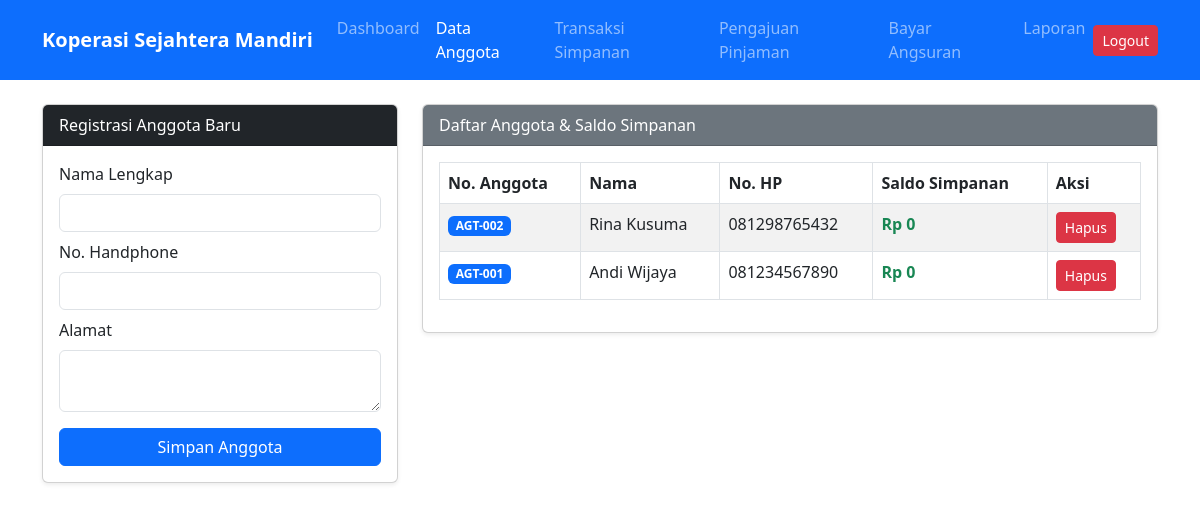
Screenshot of /anggota.php (signed in) with the database file from the repository.
### tables this page shows
CREATE TABLE anggota (
    id_anggota INT AUTO_INCREMENT PRIMARY KEY,
    no_anggota VARCHAR(20) NOT NULL UNIQUE,  
    nama_anggota VARCHAR(100) NOT NULL,
    alamat TEXT,
    no_hp VARCHAR(15),
    tgl_daftar DATE NOT NULL,
    total_saldo_simpanan DECIMAL(15, 2) DEFAULT 0.00,  
    INDEX idx_no_anggota (no_anggota)  
);

### config/koneksi.php (called while the page is built, shortened)
<?php
function format_rupiah($angka) {
    return "Rp " . number_format($angka, 0, ',', '.');
}
?>

### anggota.php (the view, shortened to what this page needs)
<?php
require_once 'config/koneksi.php';
$anggota_list = $pdo->query("SELECT * FROM anggota ORDER BY id_anggota DESC")->fetchAll();
?>
<!DOCTYPE html>
<html lang="id">
<head>
    <link href="https://cdn.jsdelivr.net/npm/bootstrap@5.3.0/dist/css/bootstrap.min.css" rel="stylesheet">
</head>
<body>
<nav class="navbar navbar-expand-lg navbar-dark bg-primary mb-4">
    <div class="container">
        <a class="navbar-brand fw-bold" href="index.php">Koperasi Sejahtera Mandiri</a>
        <div class="navbar-nav me-auto">
            <a class="nav-link" href="index.php">Dashboard</a>
            <a class="nav-link active" href="anggota.php">Data Anggota</a>
            <a class="nav-link" href="simpanan.php">Transaksi Simpanan</a>
            <a class="nav-link" href="pinjaman.php">Pengajuan Pinjaman</a>
            <a class="nav-link" href="angsuran.php">Bayar Angsuran</a>
            <a class="nav-link" href="laporan.php">Laporan</a>
        </div>
        <a href="logout.php" class="btn btn-sm btn-danger">Logout</a>
    </div>
</nav>
<div class="container">
    <div class="row">
        <div class="col-md-4">
            <div class="card shadow-sm">
                <div class="card-header bg-dark text-white">Registrasi Anggota Baru</div>
                <div class="card-body">
                    <form method="POST">
                        <div class="mb-2">
                            <label class="form-label">Nama Lengkap</label>
                            <input type="text" name="nama_anggota" class="form-control" required>
                        </div>
                        <div class="mb-2">
                            <label class="form-label">No. Handphone</label>
                            <input type="text" name="no_hp" class="form-control" required>
                        </div>
                        <div class="mb-3">
                            <label class="form-label">Alamat</label>
                            <textarea name="alamat" class="form-control" rows="2" required></textarea>
                        </div>
                        <button type="submit" name="tambah" class="btn btn-primary w-100">Simpan Anggota</button>
                    </form>
                </div>
            </div>
        </div>
        <div class="col-md-8">
            <div class="card shadow-sm">
                <div class="card-header bg-secondary text-white">Daftar Anggota & Saldo Simpanan</div>
                <div class="card-body table-responsive">
                    <table class="table table-bordered table-striped">
                        <thead>
                            <tr>
                                <th>No. Anggota</th>
                                <th>Nama</th>
                                <th>No. HP</th>
                                <th>Saldo Simpanan</th>
                                <th>Aksi</th>
                            </tr>
                        </thead>
                        <tbody>
                            <?php foreach ($anggota_list as $row): ?>
                            <tr>
                                <td><span class="badge bg-primary"><?= $row['no_anggota'] ?></span></td>
                                <td><?= htmlspecialchars($row['nama_anggota']) ?></td>
                                <td><?= htmlspecialchars($row['no_hp']) ?></td>
                                <td class="fw-bold text-success"><?= format_rupiah($row['total_saldo_simpanan']) ?></td>
                                <td>
                                    <a href="?hapus=<?= $row['id_anggota'] ?>" class="btn btn-sm btn-danger" onclick="return confirm('Hapus anggota ini?')">Hapus</a>
                                </td>
                            </tr>
                            <?php endforeach; ?>
                        </tbody>
                    </table>
                </div>
            </div>
        </div>
    </div>
</div>
</body>
</html>

### rows the page displays
anggota: no_anggota "AGT-002", nama_anggota "Rina Kusuma", no_hp "081298765432", total_saldo_simpanan "Rp 0"
anggota: no_anggota "AGT-001", nama_anggota "Andi Wijaya", no_hp "081234567890", total_saldo_simpanan "Rp 0"
